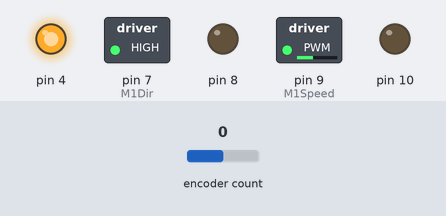
Simulated run of this sketch. Board: Arduino Uno, built with avr-gcc and run on an emulated ATmega328P. Parts: switched loads named in the sketch (green lamp = pin HIGH), output pins drawn as LEDs (lit = HIGH). The inputs (shaded band) are chosen by the test bench; at power-on: encoder count 0. What the sketch prints to the serial monitor is not drawn.

Above: at 0.1 s.
Timing chart, 0 to 1.6 s (numbered marks = the images above):
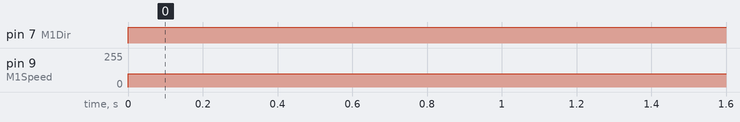

The sketch:

Encoder_Robot.ino
```cpp
/* Author: Andrew Samson 2/14/2022
 *
 * Description: This code is used to calculate and print the position (x,y,phi) of the robot or; velocities,
 * or angles of wheels on a robot based on mechanical encoder input.
 *
 * Hardware:
 * connect the clk on the encoder to pins 2 and 3 (interrupt pins)
 * connect the dt on the encoder to pins 4 and 5
 * connect GND on the encoder to GND on the arduino
 * connect + on encoder to the 5V on the arduino
 *
 */

 #include <Encoder.h>

 Encoder myEnc(3,5);

int N_in_rotation = 3200; //Clicks in an encoder for full circle
double radius = 0.05; //Wheel radius
double b = 0.1; //robot width
double x = 0; //position
double y = 0;
double phi = 0;
int time_precision = 25;

int M1Speed = 9;
int M2Speed = 10;
int M1Dir = 7;
int M2Dir = 8;
int n = 1;
int quadrant = 3;

double wheel_precision = 0.11;

struct wheel {
  double theta = 0;
};

wheel left;

void setup() {
  Serial.begin(19200);

  //Initialize the left encoder/wheel


  pinMode(4, OUTPUT);
  pinMode(7, OUTPUT);
  pinMode(8, OUTPUT);
  pinMode(9, OUTPUT);
  pinMode(10, OUTPUT);
  pinMode(12, INPUT);

  digitalWrite(4, HIGH);

}

void loop() { //yet to be tested
  left.theta = myEnc.read()*2*PI /N_in_rotation;


  if ( millis() % 250 == 0){
    double b[] = {(double)millis(), left.theta}; //{(double)digitalRead(M1Speed),(double)digitalRead(M1Dir),(double)millis(), left.theta};
    int p[] = {0,4}; //{0,0,0,3};
    tab_sep_print(b, p, 2);
    //if((n*10+1) < millis() && (n*10-1) < millis() ){ //What is this?

//      Serial.println(digitalRead(M1Speed));
//      Serial.println(digitalRead(M1Dir));
//      Serial.print(millis());
//      Serial.print("\t");
//      Serial.println(ANGULARR_VELOCITY);
//      Serial.println(left.theta);

    //}

  //TODO:
  //DETERMINE WHETHER OR NOT IT SHOULD SPIN
//    double desired_angle = PI/2*quadrant;
//
//    if(!(left.theta  < desired_angle + wheel_precision && left.theta  > desired_angle - wheel_precision)){ //CHECK THIS LOGIC
//  //DIRECTION
//      digitalWrite(M1Dir, HIGH);
//  // SPEED FULL POWER
//      analogWrite(M1Speed, 100);
//    }
//
//    //THIS FLIPS THE DIRECTION
//    else if(2000 < millis()){
//  //DIRECTION
//      digitalWrite(M1Dir, LOW);
//  // SPEED FULL POWER
//      analogWrite(M1Speed, 0);
//    }
  }

   // ---------Same as above just outside of the if statemt--------
  double desired_angle = PI/2*quadrant;

    if(!(left.theta  < desired_angle + wheel_precision && left.theta  > desired_angle - wheel_precision)){ //CHECK THIS LOGIC
  //DIRECTION
      digitalWrite(M1Dir, HIGH);
  // SPEED FULL POWER
      analogWrite(M1Speed, 100);
    }else{
      digitalWrite(M1Dir, LOW);
  // SPEED FULL POWER
      analogWrite(M1Speed, 0);
    }


  if(left.theta >= 2*PI || (Serial.available() > 0 && Serial.read() == 48)){
    myEnc.write(0);
  }

  if((Serial.available() > 0 && Serial.read() == 49)){
    quadrant = (quadrant+1) % 4;
    Serial.println("BUTTS");
  }

   n++;
}


//Prints a bunch of variables separated by a tab '\t'
void tab_sep_print(double arr[], int precision[], int arrSize){
  for(int i = 0; i < arrSize; i++){
    Serial.print(arr[i],precision[i]);
    Serial.print('\t');
  }
  Serial.print('\n');

}
```

Measured:
- by itself, pin 7 (M1Dir): LOW → HIGH at 0.00 s
- by itself, pin 9 (M1Speed): 0/255 → 100/255 at 0.00 s
